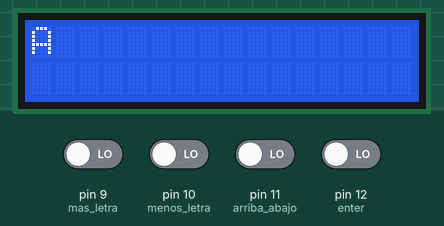
A sketch run on a simulated Arduino Uno, built with avr-gcc and run on an emulated ATmega328P. On the bench: 16×2 character LCD. The inputs (shaded band) are chosen by the test bench; at power-on: pin 9 (mas_letra), pin 10 (menos_letra), pin 11 (arriba_abajo), pin 12 (enter) LOW. What the sketch prints to the serial monitor is not drawn.

Above: at 1.2 s.
1.3 s: pin 9 (mas_letra) driven HIGH
At 4.2 s:
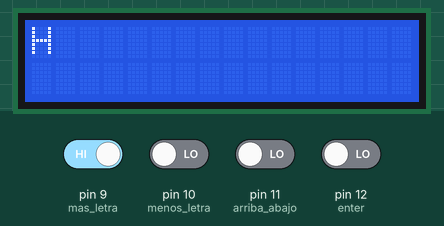
4.3 s: pin 12 (enter) driven HIGH
At 7.1 s:
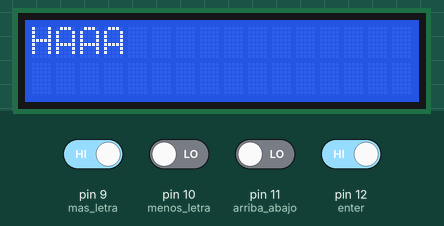
7.3 s: pin 11 (arriba_abajo) driven HIGH
At 9.9 s:
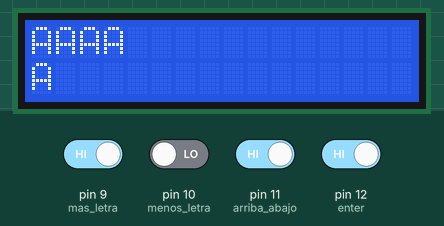
10.3 s: pin 11 (arriba_abajo) driven LOW
At 11.5 s:
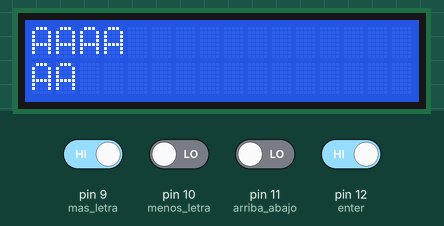
13.3 s: pin 12 (enter) driven LOW
At 16.2 s:
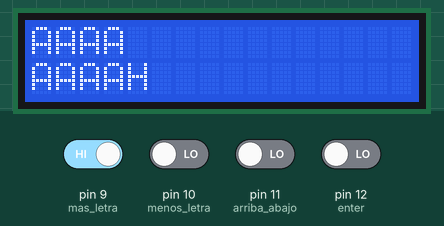
16.3 s: pin 12 (enter) driven HIGH
At 17.5 s:
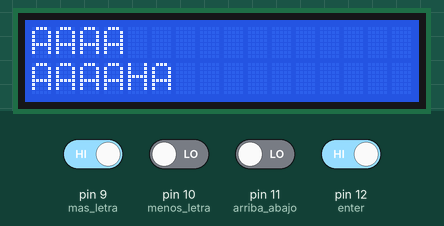
Timing chart, 0 to 19.3 s (numbered marks = the images above; inputs shaded):
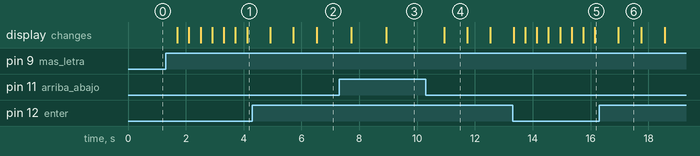

Measured:
- after the input at 1.3 s, the display: first changes after 0.41 s (image 1 shows a later state)
- after the input at 4.3 s, the display: first changes after 0.62 s (image 2 shows a later state)
- after the input at 10.3 s, the display: changes after 0.63 s (image 4)
- after the input at 13.3 s, the display: first differs from a run without the input after 0.44 s (image 5 shows a later state)
- after the input at 16.3 s, the display: changes after 0.65 s (image 6)
- what the display in image 4 shows lasts 0.8 s, from 10.9 s to 11.7 s

The sketch:

TP1Lab1-Ej7.tec.ino
```cpp
#include <LCD.h>
#include <LiquidCrystal_I2C.h>

LiquidCrystal_I2C lcd(0x27, 2, 1, 0, 4, 5, 6, 7);

#define arriba_abajo 11
#define enter 12
#define menos_letra 10
#define mas_letra 9

  int contador=65, fila=0, columna=0;

void setup() {
 pinMode(mas_letra, INPUT);
 pinMode(menos_letra, INPUT);
 pinMode(enter, INPUT);
 pinMode(arriba_abajo, INPUT);
 lcd.setBacklightPin(3, POSITIVE);
 lcd.setBacklight(HIGH);
 lcd.begin (16,2);
 lcd.clear ();
 Serial.begin (9600);
}

void loop() {
  if(digitalRead(mas_letra)){
    delay(400);
    contador++;
  } else if(digitalRead(menos_letra)){
    delay(400);
    contador--;
  }
  if(digitalRead(enter)){
    delay(400);
    fila++;
    contador = 65;
    if(fila==16){
      fila=0;
    }
  }
  if(digitalRead(arriba_abajo)){
    delay(400);
    fila=0;
    contador = 65;
    if(columna==0){
      columna=1;
    }else{
      columna=0;
    }
  }
 lcd.setCursor(fila,columna);
 lcd.print((char)contador);
 Serial.println(contador);
}
```
